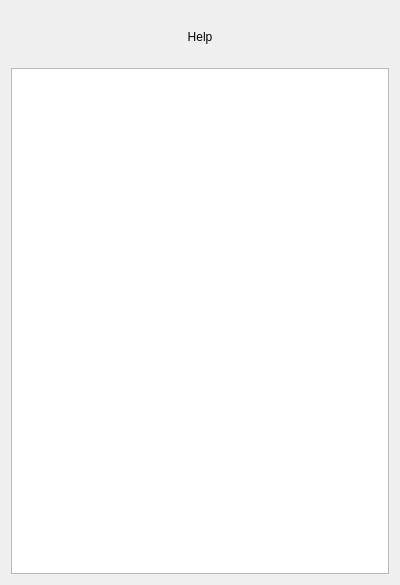
<?xml version="1.0" encoding="UTF-8"?>
<ui version="4.0">
 <class>Dialog</class>
 <widget class="QDialog" name="Dialog">
  <property name="geometry">
   <rect>
    <x>0</x>
    <y>0</y>
    <width>400</width>
    <height>585</height>
   </rect>
  </property>
  <property name="minimumSize">
   <size>
    <width>400</width>
    <height>585</height>
   </size>
  </property>
  <property name="maximumSize">
   <size>
    <width>400</width>
    <height>585</height>
   </size>
  </property>
  <property name="windowTitle">
   <string>Dialog</string>
  </property>
  <layout class="QVBoxLayout" name="verticalLayout" stretch="1,10">
   <item>
    <widget class="QLabel" name="Help">
     <property name="text">
      <string>Help</string>
     </property>
     <property name="alignment">
      <set>Qt::AlignmentFlag::AlignCenter</set>
     </property>
    </widget>
   </item>
   <item>
    <widget class="QTextBrowser" name="Helptext"/>
   </item>
  </layout>
 </widget>
 <resources/>
 <connections/>
</ui>
